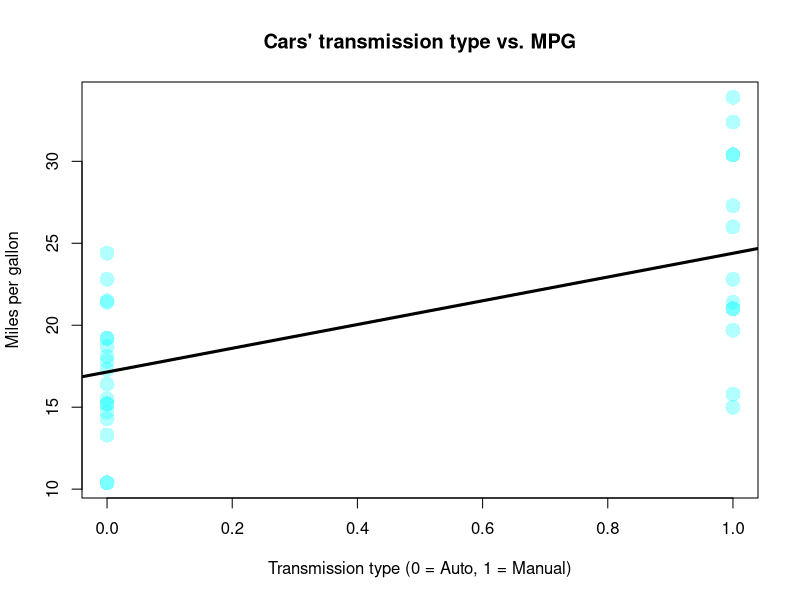
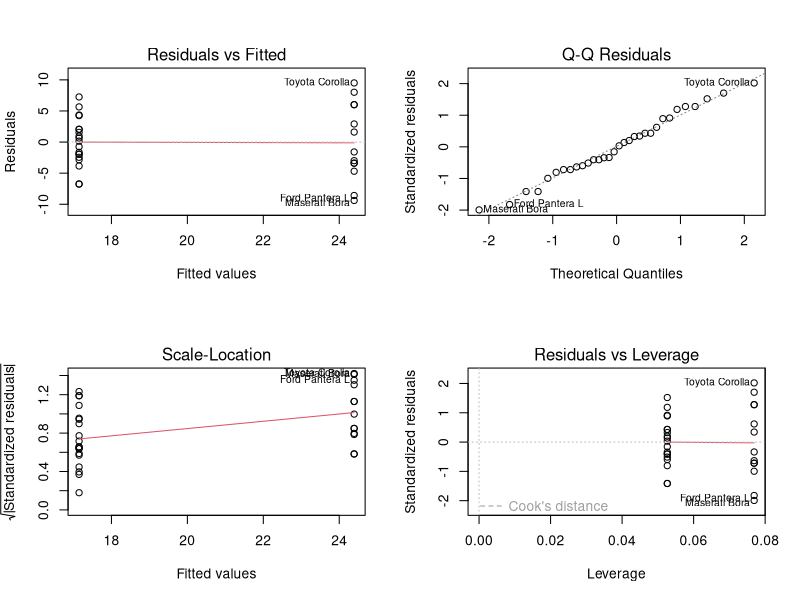
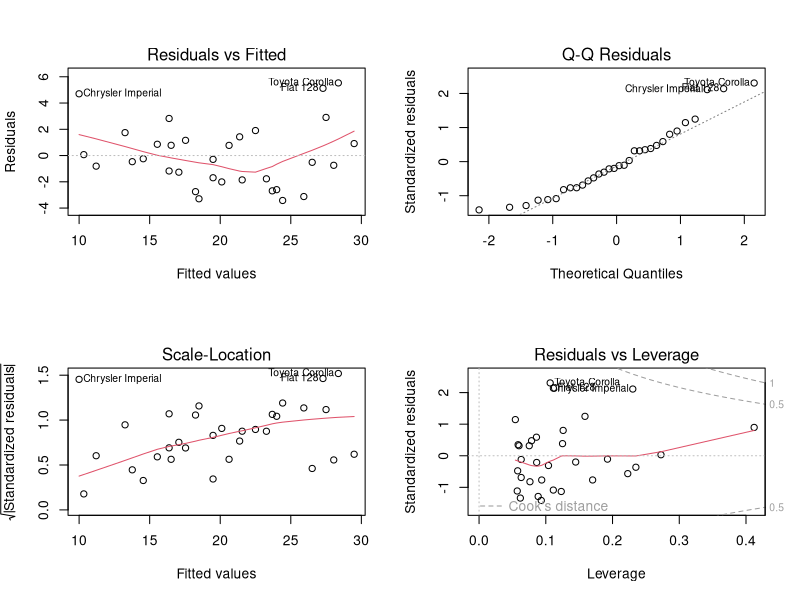

The R script that drew these images, in order:
## ---- chunk 1
knitr::opts_chunk$set(echo = TRUE)
library(car)
## ---- chunk 2
mtcars_auto <- subset(mtcars, mtcars$am == 0)
mtcars_manual <- subset(mtcars, mtcars$am == 1)
t.test(mtcars_auto$mpg, mtcars_manual$mpg, alternative = "less")
## ---- chunk 3
fit_am <- lm(formula = mpg ~ am, data = mtcars)
summary(fit_am)
plot(mtcars$am, mtcars$mpg, pch = 16, cex = 2, col = rgb(0, 1, 1, 0.3), xlab="Transmission type (0 = Auto, 1 = Manual)", ylab = "Miles per gallon", main = "Cars' transmission type vs. MPG")
abline(a = fit_am$coefficients[1], b = fit_am$coefficients[2], lwd = 3)
## ---- chunk 4
par(mfrow=c(2,2))
plot(fit_am)
par(mfrow=c(1,1))
## ---- chunk 5
cor(mtcars$mpg, mtcars)
## ---- chunk 6
fit_multi <- lm(formula = mpg ~ am + cyl + disp + hp + wt, data = mtcars)
summary(fit_multi)
sqrt(vif(fit_multi))
## ---- chunk 7
fit_am_wt_hp <- lm(formula = mpg ~ am + wt + hp, data = mtcars)
summary(fit_am_wt_hp)
sqrt(vif(fit_am_wt_hp))
par(mfrow=c(2,2))
plot(fit_am_wt_hp)
par(mfrow=c(1,1))
## ---- chunk 8
anova(fit_am,
      lm(formula = mpg ~ am + wt, data = mtcars),
      fit_am_wt_hp,
      lm(formula = mpg ~ am + wt + hp + cyl, data = mtcars),
      fit_multi,
      lm(formula = mpg ~ ., data = mtcars))
